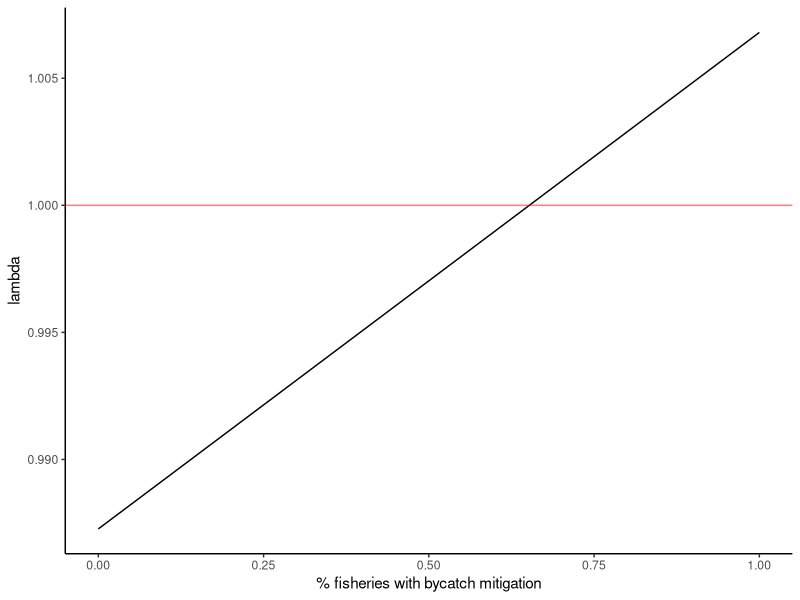
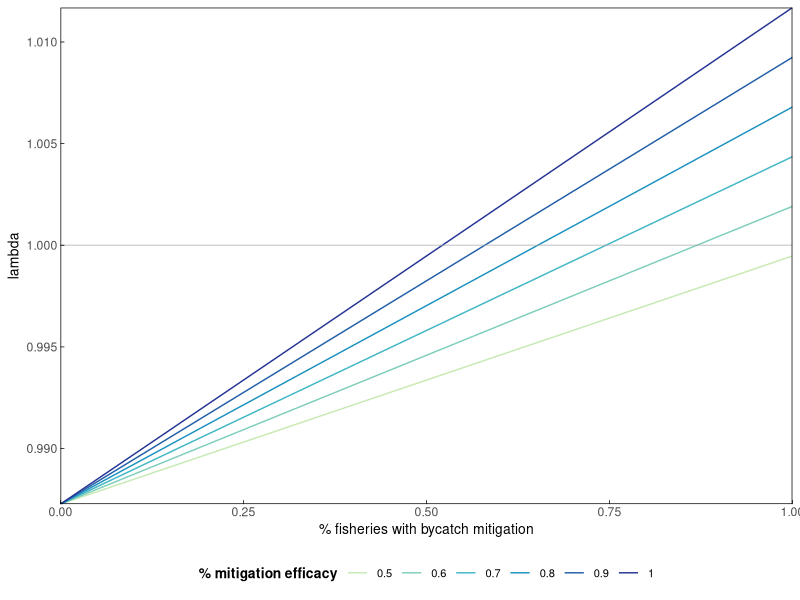
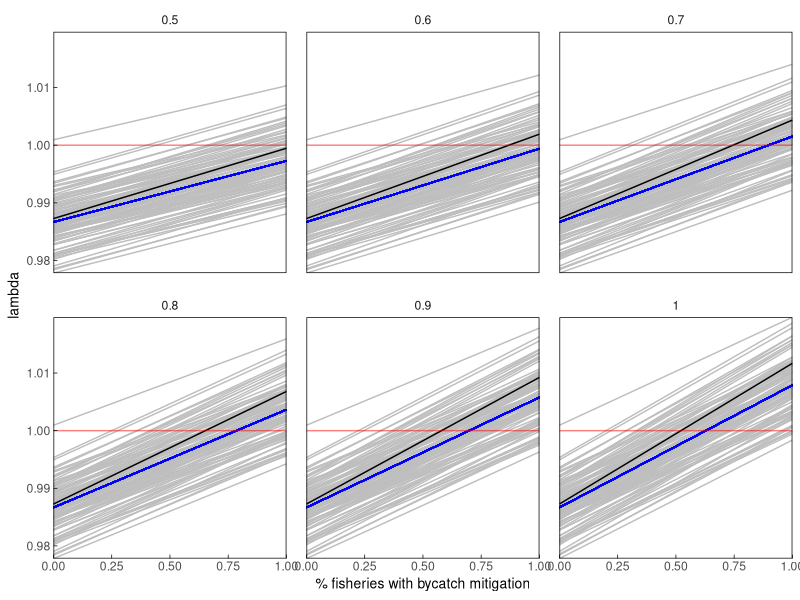

Here is the R script that generated these plots, in order:
## ---- chunk 1
library(here)
library(tidyverse)
library(RColorBrewer)

#set up plotting theme
themeo <-theme_classic()+
  theme(strip.background = element_blank(),
        panel.grid.major = element_line(colour = "transparent"), 
        panel.grid.minor = element_line(colour = "transparent"),
        axis.line = element_blank(),
        axis.title = element_text(color = "black", size = 10),
        axis.ticks.length=unit(-0.1, "cm"),
        axis.ticks = element_line(color = "black", size = .25),
        axis.ticks.x = element_line(color = "black"),
        axis.ticks.y = element_line(color = "black"),
        panel.border = element_rect(colour = "black", fill=NA, size=.5),
        panel.spacing = unit(1, "lines"),
        legend.position = "bottom",
        legend.title = element_text(colour = "black", size = 10, face = "bold"),
        legend.text = element_text(color = "black", size =8)) #default legend position
## ---- chunk 2
#survival rates - drawn from Weimerskirch 1998 & rackete 2021
s_c <- 0.64 #chick+ fledgling survival year 0-1
s_cc <- 0.7244736 #conditional chick survival (disregarding parental survival) * calculated from other VR, not directly in literature
s_j <- 0.85 #juvenile survival year 1-3
s_i <- 0.92 #immature survival year 3-7
s_s <- 0.94 #subadult survival year 7-10
s_a <- 0.94 #adult survival year 10+
#males show senescence but females don't, so not including it here, though perhaps I should since it impacts breeding success?

#fecundity building blocks
#breeding success - drawn from Weimerskirch 1998 & Rackete 2021
bs_a <- 0.76 #adult breeding success

#breeding probability (biennial breeders) - adult rate drawn from Rackete 2021
bp_a <- 0.45 #adult breeding probability (biennial breeding, most breeding by age 10)

c <- 0.5# # of female chicks per year

#fecundity 
f_a <- bs_a*bp_a*c
## ---- chunk 3
#set up age-based matrix based on vital rates
#Age classes (years)  0-1         1-2    2-3    3-4    4-5    5-6    6-7    7-8        8-9        9-10  10+        
m <- matrix(data = c( 0,          0,    0,      0,     0,     0,     0,     0,         0,         0,     s_a^2*f_a, #0-1 
                      s_cc*s_a^2, 0,    0,      0,     0,     0,     0,     0,         0,         0,     0,         #1-2
                      0,          s_j,  0,      0,     0,     0,     0,     0,         0,         0,     0,         #2-3
                      0,          0,    s_j,    0,     0,     0,     0,     0,         0,         0,     0,         #3-4
                      0,          0,    0,      s_i,   0,     0,     0,     0,         0,         0,     0,         #4-5
                      0,          0,    0,      0,     s_i,   0,     0,     0,         0,         0,     0,         #5-6
                      0,          0,    0,      0,     0,     s_i,   0,     0,         0,         0,     0,         #6-7
                      0,          0,    0,      0,     0,     0,     s_i,   0,         0,         0,     0,         #7-8
                      0,          0,    0,      0,     0,     0,     0,     s_s,       0,         0,     0,         #8-9
                      0,          0,    0,      0,     0,     0,     0,     0,         s_s,       0,     0,         #9-10
                      0,          0,    0,      0,     0,     0,     0,     0,         0,         s_s,   s_a),      #10+
                   nrow = 11, byrow = TRUE) 
m
## ---- chunk 4
#deterministic growth rate (lambda)
#extract eigenvalues and lambda from the matrix 
m_eig <- eigen(m)
lambda <- as.numeric(m_eig$values[1])
lambda # this matches the ideal population growth rate in the table

#Stable state distribution
#extract and scale the right eigenvector 
SSD <- round(as.numeric(m_eig$vectors[,1]/sum(m_eig$vectors[,1])),3)
SSD

#extract reproductive values
RV <- as.numeric(eigen(t(m))$vectors[,1]/eigen(t(m))$vectors[1,1])
RV
## ---- chunk 5
#bycatch mortality rates
# ~25 - 35% of mortality has been attributed to bycatch (Cleeland et al 2021), 
# so I calculated the baseline mortality and divided by 4 (testing 33% now - /3)
m_j <- (1-s_j)/3
m_i <- (1-s_i)/3
m_s <- (1-s_s)/3
m_a <- (1-s_a)/3

mitigation_eff <- 0.8
## ---- chunk 6
bycatch_reductions <- data.frame(reduction = seq(0, 1, by =0.01),
                        lambda = NA)

for(i in 1:nrow(bycatch_reductions)){
  #New_surv = 1-((baseline_bycatch_mort*(1-mit_eff*mit_amount))+baseline_non_bycatch_mort)
  #new_surv = 1-(modified bycatch mortality + baseline non-bycatch mortality)
  n_s_j <- 1-((m_j*(1-(mitigation_eff*bycatch_reductions$reduction[i])))+(m_j*2)) 
  n_s_i <- 1-((m_i*(1-(mitigation_eff*bycatch_reductions$reduction[i])))+(m_i*2))
  n_s_s <- 1-((m_s*(1-(mitigation_eff*bycatch_reductions$reduction[i])))+(m_s*2))
  n_s_a <- 1-((m_a*(1-(mitigation_eff*bycatch_reductions$reduction[i])))+(m_s*2))
  

  #Age classes (years)  0-1         1-2     2-3     3-4     4-5     5-6     6-7     7-8     8-9     9-10    10+        
n_m <- matrix(data = c( 0,          0,      0,      0,      0,      0,      0,      0,      0,      0,      n_s_a^2*f_a,  #0-1 
                      s_cc*s_a^2,   0,      0,      0,      0,      0,      0,      0,      0,      0,      0,            #1-2
                      0,            n_s_j,  0,      0,      0,      0,      0,      0,      0,      0,      0,            #2-3
                      0,            0,      n_s_j,  0,      0,      0,      0,      0,      0,      0,      0,            #3-4
                      0,            0,      0,      n_s_i,  0,      0,      0,      0,      0,      0,      0,            #4-5
                      0,            0,      0,      0,      n_s_i,  0,      0,      0,      0,      0,      0,            #5-6
                      0,            0,      0,      0,      0,      n_s_i,  0,      0,      0,      0,      0,            #6-7
                      0,            0,      0,      0,      0,      0,      n_s_i,  0,      0,      0,      0,            #7-8
                      0,            0,      0,      0,      0,      0,      0,      n_s_s,  0,      0,      0,            #8-9
                      0,            0,      0,      0,      0,      0,      0,      0,      n_s_s,  0,      0,            #9-10
                      0,            0,      0,      0,      0,      0,      0,      0,      0,     n_s_s,   n_s_a),       #10+
                   nrow = 11, byrow = TRUE) 
n_m

#extract eigenvalues and lambda from the matrix 
  n_m_eig <- eigen(n_m)
  lambda_n <- as.numeric(n_m_eig$values[1])
  bycatch_reductions$lambda[i] <- lambda_n 

}
## ---- chunk 7
ggplot(bycatch_reductions)+
  geom_line(aes(x=reduction, y=as.numeric(lambda)))+
  geom_hline(aes(yintercept = 1), color = "red", alpha =0.5)+ 
  # geom_vline(aes(xintercept = 0.66), color = "red", alpha =0.5)+ #illegal vs legal fishing transition
  # geom_vline(aes(xintercept = 0.33), color = "red", alpha =0.5)+ #illegal vs legal fishing transition
  labs(x="% fisheries with bycatch mitigation", y="lambda")+
  theme_classic()
## ---- chunk 8
bycatch_reductions2 <- seq(0, 1, by =0.01)
mitigation_eff_range <- seq(0.5,1, by  = 0.1)
output <- matrix(nrow = length(bycatch_reductions2), ncol = length(mitigation_eff_range)) %>% as.data.frame() 

for(k in 1:length(mitigation_eff_range)){
  mit_eff <- mitigation_eff_range[k]
  
  for(i in 1:length(bycatch_reductions2)){
  
  n_s_j <- 1-((m_j*(1-(mit_eff*bycatch_reductions2[i])))+(m_j*2))
  n_s_i <- 1-((m_i*(1-(mit_eff*bycatch_reductions2[i])))+(m_i*2))
  n_s_s <- 1-((m_s*(1-(mit_eff*bycatch_reductions2[i])))+(m_s*2))
  n_s_a <- 1-((m_a*(1-(mit_eff*bycatch_reductions2[i])))+(m_s*2))
  
  
  
  #Age classes (years)  0-1         1-2     2-3     3-4     4-5     5-6     6-7     7-8     8-9      9-10     10+        
n_m <- matrix(data = c( 0,          0,      0,      0,      0,      0,      0,      0,      0,       0,       n_s_a^2*f_a,  #0-1 
                      s_cc*s_a^2,   0,      0,      0,      0,      0,      0,      0,      0,       0,       0,            #1-2
                      0,            n_s_j,  0,      0,      0,      0,      0,      0,      0,       0,       0,            #2-3
                      0,            0,      n_s_j,  0,      0,      0,      0,      0,      0,       0,       0,            #3-4
                      0,            0,      0,      n_s_i,  0,      0,      0,      0,      0,       0,       0,            #4-5
                      0,            0,      0,      0,      n_s_i,  0,      0,      0,      0,       0,       0,            #5-6
                      0,            0,      0,      0,      0,      n_s_i,  0,      0,      0,       0,       0,            #6-7
                      0,            0,      0,      0,      0,      0,      n_s_i,  0,      0,       0,       0,            #7-8
                      0,            0,      0,      0,      0,      0,      0,      n_s_s,  0,       0,       0,            #8-9
                      0,            0,      0,      0,      0,      0,      0,      0,      n_s_s,   0,       0,            #9-10
                      0,            0,      0,      0,      0,      0,      0,      0,      0,       n_s_s,   n_s_a),       #10+
                   nrow = 11, byrow = TRUE) 
n_m

  #extract eigenvalues and lambda from the matrix 
  n_m_eig <- eigen(n_m)
  lambda_n <- as.numeric(n_m_eig$values[1])
  output[i,k] <- lambda_n 

}
}

## ---- chunk 9
oldnames = c("V1","V2","V3","V4" ,"V5", "V6")
newnames = c("0.5", "0.6", "0.7", "0.8", "0.9", "1")

output<- output %>% 
  rename_with(~ newnames[which(oldnames == .x)], .cols = oldnames)

output$bycatch_reductions <- bycatch_reductions2

output_l <- output %>% 
  pivot_longer(cols = !bycatch_reductions,names_to = "mit_eff", values_to = "lambda")

output_l$mit_eff <- as.numeric(output_l$mit_eff)
## ---- chunk 10
ggplot(output_l)+
  geom_line(aes(x=bycatch_reductions, y=lambda, group = factor(mit_eff), color = factor(mit_eff)))+
   geom_hline(aes(yintercept = 1), color = "darkgrey", alpha =0.5)+ 
  # geom_vline(aes(xintercept = 0.66), color = "red", alpha =0.5)+ #illegal vs legal fishing transition
  # geom_vline(aes(xintercept = 0.33), color = "red", alpha =0.5)+ #illegal vs legal fishing transition
  labs(x="% fisheries with bycatch mitigation", y="lambda", color = "% mitigation efficacy")+
  themeo+
  guides(colour = guide_legend(nrow = 1))+
  coord_cartesian(expand=FALSE)+
  scale_color_manual(values=c("#c7e9b4", "#7fcdbb", "#41b6c4", "#1d91c0", "#225ea8", "#253494"))
## ---- chunk 11

#set mean, CI for each vital rate, use these to pull VR rates within beta distribution
#s_c2
s_c2mean <-0.64
s_c2upper_CI <- 0.65
s_c2lower_CI <- 0.63
  
s_c2SE <- (s_c2upper_CI - s_c2lower_CI) / 3.92

s_c2var <- s_c2SE^2

s_c2alpha = s_c2mean * ((1 - s_c2mean) / s_c2var - 1 / s_c2mean)
s_c2beta = (1 - s_c2mean) * ((1 -s_c2mean) /s_c2var - 1 / (1 - s_c2mean))

#s_cc2
s_cc2mean <-0.73
s_cc2upper_CI <- 0.74
s_cc2lower_CI <- 0.72
  
s_cc2SE <- (s_cc2upper_CI - s_cc2lower_CI) / 3.92

s_cc2var <- s_cc2SE^2

s_cc2alpha = s_cc2mean * ((1 - s_cc2mean) / s_cc2var - 1 / s_cc2mean)
s_cc2beta = (1 - s_cc2mean) * ((1 -s_cc2mean) /s_cc2var - 1 / (1 - s_cc2mean))

#s_j2
#s_j2mean <-0.825
s_j2mean <-0.85
s_j2upper_CI <- 0.85
s_j2lower_CI <- 0.8
  
s_j2SE <- (s_j2upper_CI - s_j2lower_CI) / 3.92

s_j2var <- s_j2SE^2

s_j2alpha = s_j2mean * ((1 - s_j2mean) / s_j2var - 1 / s_j2mean)
s_j2beta = (1 - s_j2mean) * ((1 -s_j2mean) /s_j2var - 1 / (1 - s_j2mean))

# s_i2
 #s_i2mean <-0.925
 s_i2mean <-0.92
 s_i2upper_CI <- 0.94
 s_i2lower_CI <- 0.91
  
 s_i2SE <- ( s_i2upper_CI -  s_i2lower_CI) / 3.92

 s_i2var <-  s_i2SE^2

 s_i2alpha =  s_i2mean * ((1 -  s_i2mean) /  s_i2var - 1 /  s_i2mean)
 s_i2beta = (1 -  s_i2mean) * ((1 - s_i2mean) / s_i2var - 1 / (1 -  s_i2mean))
 
# s_s2
 #s_s2mean <-0.944
 s_s2mean <-0.94
 s_s2upper_CI <- 0.95
 s_s2lower_CI <- 0.94
  
 s_s2SE <- ( s_s2upper_CI -  s_s2lower_CI) / 3.92

 s_s2var <-  s_s2SE^2

 s_s2alpha =  s_s2mean * ((1 -  s_s2mean) /  s_s2var - 1 /  s_s2mean)
 s_s2beta = (1 -  s_s2mean) * ((1 - s_s2mean) / s_s2var - 1 / (1 -  s_s2mean))
 
 # s_a2
 #s_a2mean <-0.945
  s_a2mean <-0.94
 s_a2upper_CI <- 0.95
 s_a2lower_CI <- 0.94
  
 s_a2SE <- ( s_a2upper_CI -  s_a2lower_CI) / 3.92

 s_a2var <-  s_a2SE^2

 s_a2alpha =  s_a2mean * ((1 -  s_a2mean) /  s_a2var - 1 /  s_a2mean)
 s_a2beta = (1 -  s_a2mean) * ((1 - s_a2mean) / s_a2var - 1 / (1 -  s_a2mean))

 
  # bs_a2
 bs_a2mean <-0.76
 bs_a2upper_CI <- 0.8
 bs_a2lower_CI <- 0.68
  
 bs_a2SE <- ( bs_a2upper_CI -  bs_a2lower_CI) / 3.92

 bs_a2var <-  bs_a2SE^2

 bs_a2alpha =  bs_a2mean * ((1 -  bs_a2mean) /  bs_a2var - 1 /  bs_a2mean)
 bs_a2beta = (1 -  bs_a2mean) * ((1 - bs_a2mean) / bs_a2var - 1 / (1 -  bs_a2mean))
 
 
   # bp_a2
 bp_a2mean <-0.45
 bp_a2upper_CI <- 0.7
 bp_a2lower_CI <- 0.4
  
 bp_a2SE <- ( bp_a2upper_CI -  bp_a2lower_CI) / 3.92

 bp_a2var <-  bp_a2SE^2

 bp_a2alpha =  bp_a2mean * ((1 -  bp_a2mean) /  bp_a2var - 1 /  bp_a2mean)
 bp_a2beta = (1 -  bp_a2mean) * ((1 - bp_a2mean) / bp_a2var - 1 / (1 -  bp_a2mean))
 

## ---- chunk 12

full_output <- vector("list", 6)
bycatch_reductions2 <- seq(0, 1, by =0.01)
mitigation_eff_range <- seq(0.5,1, by  = 0.1)
sims = 1:100

set.seed(123)

for(k in 1:length(mitigation_eff_range)){
  mit_eff <- mitigation_eff_range[k]
  
  output2 <- matrix(nrow = length(bycatch_reductions2), ncol = length(sims)) %>% as.data.frame() 
  
for(j in 1:length(sims)){
    
    set.seed(j)
  
    s_c2 <- random_values <- rbeta(n = 1, shape1 = s_c2alpha, shape2 = s_c2beta) #chick+ fledgling survival year 0-1 - 0.64 
    s_cc2 <- random_values <- rbeta(n = 1, shape1 = s_cc2alpha, shape2 = s_cc2beta) # conditional chick+ fledgling survival year 0-1 - 0.64 
    s_j2 <- random_values <- rbeta(n = 1, shape1 = s_j2alpha, shape2 = s_j2beta)#juvenile survival year 1-3 -  0.8 
    s_i2 <- random_values <- rbeta(n = 1, shape1 = s_i2alpha, shape2 = s_i2beta) #immature survival year 3-7 -  0.92
    s_s2 <- random_values <- rbeta(n = 1, shape1 = s_s2alpha, shape2 = s_s2beta) #subadult survival year 7-10 - 0.94
    s_a2 <- random_values <- rbeta(n = 1, shape1 = s_a2alpha, shape2 = s_a2beta) #adult survival year 10+ - 0.94

    bs_a2 <- random_values <- rbeta(n = 1, shape1 = bs_a2alpha, shape2 = bs_a2beta) #adult breeding success - 0.8 
    bp_a2 <- random_values <- rbeta(n = 1, shape1 = bp_a2alpha, shape2 = bp_a2beta)  #adult breeding probablity (biennial breeding, most breeding by age 10) - 0.45
    c2 <- 0.5# # of female chicks per year
    f_a2 <- bp_a2*c2*s_cc2 #fecundity

    
    which1 <- as.numeric(sample(c(3,4), size=1, replace = TRUE))  #select whether to partition mortality into 3 sections (33% = bycatch) or 4 (25%=bycatch)
    m_j2 <- (1-s_j2)/which1 # divide total mortality by 3 or 4 to get bycatch mortality
    o_m_j2 <- m_j2*(which1-1) #multiply bycatch by 1-(3 or 4) to get non-bycatch mortality

    which2 <- as.numeric(sample(c(3,4), size=1, replace = TRUE))
    m_i2 <- (1-s_i2)/which2
    o_m_i2 <- m_i2*(which2-1)

    which3 <- as.numeric(sample(c(3,4), size=1, replace = TRUE))
    m_s2 <- (1-s_s2)/which3
    o_m_s2 <- m_s2*(which3-1)

    which4 <- as.numeric(sample(c(3,4), size=1, replace = TRUE))
    m_a2 <- (1-s_a2)/which4
    o_m_a2 <- m_a2*(which4-1)
    
    
for(i in 1:length(bycatch_reductions2)){
  
  #calculate new survival rates = 1-(bycatch mortality*(1-efficacy of intervention action * proportion of fishery implementing intervention actions))+mortality remainder)
  n_s_j2 <- 1-((m_j2*(1-(mit_eff*bycatch_reductions2[i])))+(o_m_j2))
  n_s_i2 <- 1-((m_i2*(1-(mit_eff*bycatch_reductions2[i])))+(o_m_i2))
  n_s_s2 <- 1-((m_s2*(1-(mit_eff*bycatch_reductions2[i])))+(o_m_s2))
  n_s_a2 <- 1-((m_a2*(1-(mit_eff*bycatch_reductions2[i])))+(o_m_a2))
  
  
  #Age classes (years)  0-1         1-2       2-3      3-4     4-5      5-6      6-7      7-8      8-9      9-10     10+        
n_m2 <- matrix(data = c( 0,          0,       0,       0,      0,       0,       0,       0,       0,       0,       n_s_a2^2*f_a2,  #0-1 
                      s_cc2*s_a2^2,  0,       0,       0,      0,       0,       0,       0,       0,       0,       0,              #1-2
                      0,             n_s_j2,  0,       0,      0,       0,       0,       0,       0,       0,       0,              #2-3
                      0,             0,       n_s_j2,  0,      0,       0,       0,       0,       0,       0,       0,              #3-4
                      0,             0,       0,       n_s_i2, 0,       0,       0,       0,       0,       0,       0,              #4-5
                      0,             0,       0,       0,      n_s_i2,  0,       0,       0,       0,       0,       0,              #5-6
                      0,             0,       0,       0,      0,       n_s_i2,  0,       0,       0,       0,       0,              #6-7
                      0,             0,       0,       0,      0,       0,       n_s_i2,  0,       0,       0,       0,              #7-8
                      0,             0,       0,       0,      0,       0,       0,       n_s_s2,  0,       0,       0,              #8-9
                      0,             0,       0,       0,      0,       0,       0,       0,       n_s_s2,  0,       0,              #9-10
                      0,             0,       0,       0,      0,       0,       0,       0,       0,       n_s_s2,  n_s_a2),        #10+
                   nrow = 11, byrow = TRUE) 
n_m2
  
  #extract eigenvalues and lambda from the matrix 
  n_m_eig2 <- eigen(n_m2)
  lambda_n2 <- as.numeric(n_m_eig2$values[1])
  output2[i,j] <- lambda_n2 
  output2 <- as.data.frame(output2)
  output2$mitigation_efficacy <- mit_eff
  output2$bycatch_reduction <- bycatch_reductions2
    
 full_output[[k]] <- output2

}
}
}

full_output[[1]]

 
sim_results <- full_output[[1]]
sim_results$quantile5 <-  apply(sim_results[1:100], 1, quantile, (probs =c(0.05)))
sim_results$quantile95 <-  apply(sim_results[1:100], 1, quantile, (probs =c(0.95)))
## ---- chunk 13
mitigation_eff_range #0.5 0.6 0.7 0.8 0.9 1.0

mit05_l <- full_output[[1]] %>% 
  pivot_longer(cols = starts_with("V"), names_to = "simrun", values_to = "lambda")
mit06_l <- full_output[[2]] %>% 
  pivot_longer(cols = starts_with("V"), names_to = "simrun", values_to = "lambda")
mit07_l <- full_output[[3]] %>% 
  pivot_longer(cols = starts_with("V"), names_to = "simrun", values_to = "lambda")
mit08_l <- full_output[[4]] %>% 
  pivot_longer(cols = starts_with("V"), names_to = "simrun", values_to = "lambda")
mit09_l <- full_output[[5]] %>% 
  pivot_longer(cols = starts_with("V"), names_to = "simrun", values_to = "lambda")
mit1_l <- full_output[[6]] %>% 
  pivot_longer(cols = starts_with("V"), names_to = "simrun", values_to = "lambda")

fulldat <- rbind(mit05_l,mit06_l,mit07_l,mit08_l,mit09_l,mit1_l)
fulldat$mitsim <- paste(fulldat$mitigation_efficacy, fulldat$simrun)

mit05 <- full_output[[1]] 
mit06 <- full_output[[2]] 
mit07 <- full_output[[3]] 
mit08 <- full_output[[4]] 
mit09 <- full_output[[5]] 
mit1 <- full_output[[6]] 

full_dat_w <- rbind(mit05,mit06,mit07,mit08,mit09,mit1)
full_dat_w$quantile5 <-  apply(full_dat_w[1:100], 1, quantile, (probs =c(0.05)))
full_dat_w$quantile95 <-  apply(full_dat_w[1:100], 1, quantile, (probs =c(0.95)))
full_dat_w$mitsim <- paste(full_dat_w$mitigation_efficacy, full_dat_w$simrun)

## ---- chunk 14

output_l$mitigation_efficacy <- output_l$mit_eff
fulldat <- fulldat %>% group_by(mitigation_efficacy, bycatch_reduction) %>% mutate(mean_lambda = mean(lambda)) %>% ungroup()

ggplot(fulldat)+
  geom_line(aes(x=bycatch_reduction, y=lambda, group = simrun), color = "grey")+
  geom_line(aes(x=bycatch_reduction, y=mean_lambda, group = simrun), color = "blue")+
  geom_line(data = output_l, aes(x=bycatch_reductions, y=lambda))+
  geom_hline(aes(yintercept = 1), color = "red", alpha =0.5)+ 
  # geom_vline(aes(xintercept = 0.66), color = "red", alpha =0.5)+ #illegal vs legal fisheries transition
  # geom_vline(aes(xintercept = 0.33), color = "red", alpha =0.5)+ #illegal vs legal fisheries transition
  labs(x="% fisheries with bycatch mitigation", y="lambda")+
  facet_wrap(~mitigation_efficacy)+
  themeo+
  coord_cartesian(expand=FALSE)


## ---- chunk 15
fig2_nowidowing <- ggplot(full_dat_w)+
  geom_line(aes(x=bycatch_reduction, y=quantile5), color = "grey")+
  geom_line(aes(x=bycatch_reduction, y=quantile95), color = "grey")+
  geom_ribbon(aes(x=bycatch_reduction, ymin=quantile5, ymax=quantile95), color = "lightgrey", alpha =0.25)+
  geom_line(data = fulldat, aes(x=bycatch_reduction, y=mean_lambda, group = simrun), color = "blue")+ #mean VR
  geom_line(data = output_l, aes(x=bycatch_reductions, y=lambda))+ #"best" VR
  geom_hline(aes(yintercept = 1), color = "red", alpha =0.5)+ 
  # geom_vline(aes(xintercept = 0.66), color = "red", alpha =0.5)+ #illegal vs legal fisheries transition
  # geom_vline(aes(xintercept = 0.33), color = "red", alpha =0.5)+ #illegal vs legal fisheries transition
  labs(x="% fisheries with bycatch mitigation", y="lambda")+
  facet_wrap(~mitigation_efficacy)+
  themeo+
  coord_cartesian(expand=FALSE)

 # ggsave(fig2_nowidowing, path ="/Users/sarahbecker/Dropbox/CU_ENVS/Classes/Spring2022/ENVS_5100_QuantConsBiol/project/w_albatross_demo_wd",   file="fig2_nowidowing.png")
## ---- chunk 16
fig2_nowidowingb <- ggplot(full_dat_w)+
  geom_line(aes(x=bycatch_reduction, y=quantile5), color = "grey")+
  geom_line(aes(x=bycatch_reduction, y=quantile95), color = "grey")+
  geom_ribbon(aes(x=bycatch_reduction, ymin=quantile5, ymax=quantile95,color = factor(mitigation_efficacy),fill  = factor(mitigation_efficacy)), alpha =0.25)+
  geom_line(data = fulldat, aes(x=bycatch_reduction, y=mean_lambda, group = simrun), color = "blue")+ #mean vR
  # geom_line(data = output_l, aes(x=bycatch_reductions, y=lambda))+ #"best" VR
  geom_hline(aes(yintercept = 1), color = "#525252", alpha =0.5)+ 
  # geom_vline(aes(xintercept = 0.66), color = "red", alpha =0.5)+ #illegal vs legal fisheries transition
  # geom_vline(aes(xintercept = 0.33), color = "red", alpha =0.5)+ #illegal vs legal fisheries transition
  labs(x="% fisheries with bycatch mitigation", y="lambda", fill = "mitigation efficacy", color = "mitigation efficacy")+
  geom_vline(aes(xintercept = 0.66), color = "#a50f15", alpha =0.5)+
  # geom_vline(aes(xintercept = 0.6), color = "#a50f15", alpha =0.25)+ #variation around illegal vs legal fishing transition
  # geom_vline(aes(xintercept = 0.72), color = "#a50f15", alpha =0.25)+ #variation around illegal vs legal fishing transition
  facet_wrap(~mitigation_efficacy, nrow =1)+
  themeo+
  guides(colour = guide_legend(nrow = 1))+
  coord_cartesian(expand=FALSE)+
  scale_x_continuous(breaks = c(0, 0.25, 0.5, 0.75, 1), labels=(c("0", "0.25", "0.5", "0.75", "1")))+
  scale_color_manual(values=c("#c7e9b4", "#7fcdbb", "#41b6c4", "#1d91c0", "#225ea8", "#253494"))+
  scale_fill_manual(values=c("#c7e9b4", "#7fcdbb", "#41b6c4", "#1d91c0", "#225ea8", "#253494"))

# ggsave(fig2_nowidowingb, path ="/Users/sarahbecker/Dropbox/CU_ENVS/Classes/Spring2022/ENVS_5100_QuantConsBiol/project/w_albatross_demo_wd",  file="fig2_nowidowingb.png", width = 14, height = 3.5, units = "in")
## ---- chunk 17
 fig2_nowidowingc <- ggplot(full_dat_w)+
  geom_line(aes(x=bycatch_reduction, y=quantile5), color = "grey")+
  geom_line(aes(x=bycatch_reduction, y=quantile95), color = "grey")+
  geom_ribbon(aes(x=bycatch_reduction, ymin=quantile5, ymax=quantile95,color = factor(mitigation_efficacy),fill  = factor(mitigation_efficacy)), alpha =0.25)+
  # geom_line(data = output_l, aes(x=bycatch_reductions, y=lambda))+ #"best" VR
  geom_line(data = fulldat, aes(x=bycatch_reduction, y=mean_lambda, group = simrun), color = "blue")+ #mean VR
  geom_hline(aes(yintercept = 1), color = "#525252", alpha =0.5)+ 
  labs(x="% fisheries with bycatch mitigation", y="lambda")+
  facet_wrap(~mitigation_efficacy, nrow = 1)+
  themeo+
  guides(colour = guide_legend(nrow = 1))+
  coord_cartesian(expand=FALSE)+
  scale_color_manual(values=c("#c7e9b4", "#7fcdbb", "#41b6c4", "#1d91c0", "#225ea8", "#253494"))+
  scale_fill_manual(values=c("#c7e9b4", "#7fcdbb", "#41b6c4", "#1d91c0", "#225ea8", "#253494"))

# ggsave(fig2_nowidowingc, path ="/Users/sarahbecker/Dropbox/CU_ENVS/Classes/Spring2022/ENVS_5100_QuantConsBiol/project/w_albatross_demo_wd", file="fig2_nowidowingc.png",width = 14, height = 3.5, units = "in")
## ---- chunk 18
fig2_nowidowingd <- ggplot(full_dat_w)+
  geom_line(aes(x=bycatch_reduction, y=quantile5), color = "grey")+
  geom_line(aes(x=bycatch_reduction, y=quantile95), color = "grey")+
  geom_ribbon(aes(x=bycatch_reduction, ymin=quantile5, ymax=quantile95,color = factor(mitigation_efficacy),fill  = factor(mitigation_efficacy)), alpha =0.25)+
  # geom_line(data = output_l, aes(x=bycatch_reductions, y=lambda))+ #"best" VR
  geom_line(data = fulldat, aes(x=bycatch_reduction, y=mean_lambda, group = simrun), color = "blue")+ #mean VR
  geom_hline(aes(yintercept = 1), color = "#525252", alpha =0.5)+ 
  labs(x="% fisheries with bycatch mitigation", y="lambda", color = "mitigation efficacy")+
  geom_vline(aes(xintercept = 0.33), color = "#a50f15", alpha =0.5)+
  facet_wrap(~mitigation_efficacy, nrow = 1)+
  themeo+
  guides(colour = guide_legend(nrow = 1))+
  coord_cartesian(expand=FALSE)+
  scale_color_manual(values=c("#c7e9b4", "#7fcdbb", "#41b6c4", "#1d91c0", "#225ea8", "#253494"))+
  scale_fill_manual(values=c("#c7e9b4", "#7fcdbb", "#41b6c4", "#1d91c0", "#225ea8", "#253494"))

 #ggsave(fig2_nowidowingd, path ="/Users/sarahbecker/Dropbox/CU_ENVS/Classes/Spring2022/ENVS_5100_QuantConsBiol/project/w_albatross_demo_wd",   file="fig2_nowidowingd.png",width = 14, height = 3.5, units = "in")
## ---- chunk 19
fig1_nowidowing <- ggplot(full_dat_w)+
  geom_ribbon(aes(x=bycatch_reduction, ymin=quantile5, ymax=quantile95, color = factor(mitigation_efficacy),fill  = factor(mitigation_efficacy)), alpha =0.25)+
  geom_line(data = bycatch_reductions, aes(x=reduction, y=as.numeric(lambda)))+
  geom_hline(aes(yintercept = 1), color = "#525252")+ 
  labs(x="% fisheries with bycatch mitigation", y="lambda", color = "mitigation efficacy", fill = "mitigation efficacy")+
  themeo+
  guides(colour = guide_legend(nrow = 1))+
  coord_cartesian(expand=FALSE)+
  scale_color_manual(values=c("#c7e9b4", "#7fcdbb", "#41b6c4", "#1d91c0", "#225ea8", "#253494"))+
  scale_fill_manual(values=c("#c7e9b4", "#7fcdbb", "#41b6c4", "#1d91c0", "#225ea8", "#253494"))

 #ggsave(fig1_nowidowing, path ="/Users/sarahbecker/Dropbox/CU_ENVS/Classes/Spring2022/ENVS_5100_QuantConsBiol/project/w_albatross_demo_wd",   file="fig1_nowidowing.png")
## ---- chunk 20
fig1_nowidowing_illegal <- ggplot(full_dat_w)+
  geom_ribbon(aes(x=bycatch_reduction, ymin=quantile5, ymax=quantile95, color = factor(mitigation_efficacy),fill  = factor(mitigation_efficacy)), alpha =0.25)+
  geom_line(data = bycatch_reductions, aes(x=reduction, y=as.numeric(lambda)))+
  geom_hline(aes(yintercept = 1), color = "#525252")+ 
  geom_vline(aes(xintercept = 0.34), color = "#a50f15", alpha =0.5)+
  geom_vline(aes(xintercept = 0.28), color = "#a50f15", alpha =0.25)+
  geom_vline(aes(xintercept = 0.40), color = "#a50f15", alpha =0.25)+
  labs(x="% fisheries with bycatch mitigation", y="lambda", color = "mitigation efficacy", fill = "mitigation efficacy")+
  themeo+
  guides(colour = guide_legend(nrow = 1))+
  coord_cartesian(expand=FALSE)+
  scale_color_manual(values=c("#c7e9b4", "#7fcdbb", "#41b6c4", "#1d91c0", "#225ea8", "#253494"))+
  scale_fill_manual(values=c("#c7e9b4", "#7fcdbb", "#41b6c4", "#1d91c0", "#225ea8", "#253494"))

#ggsave(fig1_nowidowing_illegal, path ="/Users/sarahbecker/Dropbox/CU_ENVS/Classes/Spring2022/ENVS_5100_QuantConsBiol/project/w_albatross_demo_wd",  file="fig1_nowidowing_illegal.png")
## ---- chunk 21
fig1_nowidowing_legal <- ggplot(full_dat_w)+
  geom_ribbon(aes(x=bycatch_reduction, ymin=quantile5, ymax=quantile95, color = factor(mitigation_efficacy),fill  = factor(mitigation_efficacy)), alpha =0.25)+
  geom_line(data = bycatch_reductions, aes(x=reduction, y=as.numeric(lambda)))+
  geom_hline(aes(yintercept = 1), color = "#525252")+ 
  geom_vline(aes(xintercept = 0.66), color = "#a50f15", alpha =0.5)+
  geom_vline(aes(xintercept = 0.6), color = "#a50f15", alpha =0.25)+
  geom_vline(aes(xintercept = 0.72), color = "#a50f15", alpha =0.25)+
  labs(x="% fisheries with bycatch mitigation", y="lambda", color = "mitigation efficacy", fill = "mitigation efficacy")+
  themeo+
  guides(colour = guide_legend(nrow = 1))+
  coord_cartesian(expand=FALSE)+
  scale_color_manual(values=c("#c7e9b4", "#7fcdbb", "#41b6c4", "#1d91c0", "#225ea8", "#253494"))+
  scale_fill_manual(values=c("#c7e9b4", "#7fcdbb", "#41b6c4", "#1d91c0", "#225ea8", "#253494"))

#ggsave(fig1_nowidowing_legal, path ="/Users/sarahbecker/Dropbox/CU_ENVS/Classes/Spring2022/ENVS_5100_QuantConsBiol/project/w_albatross_demo_wd",  file="fig1_nowidowing_legal.png")
